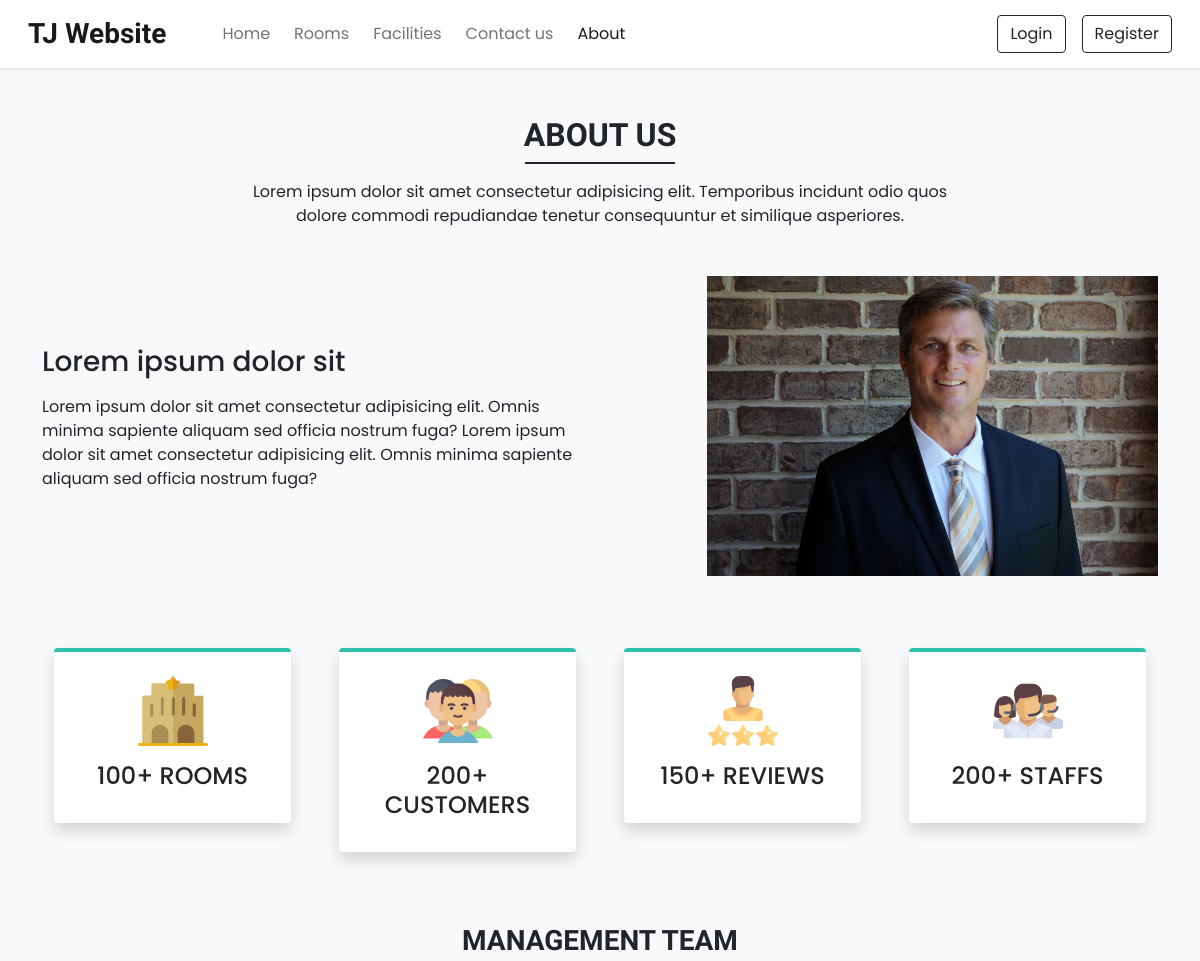
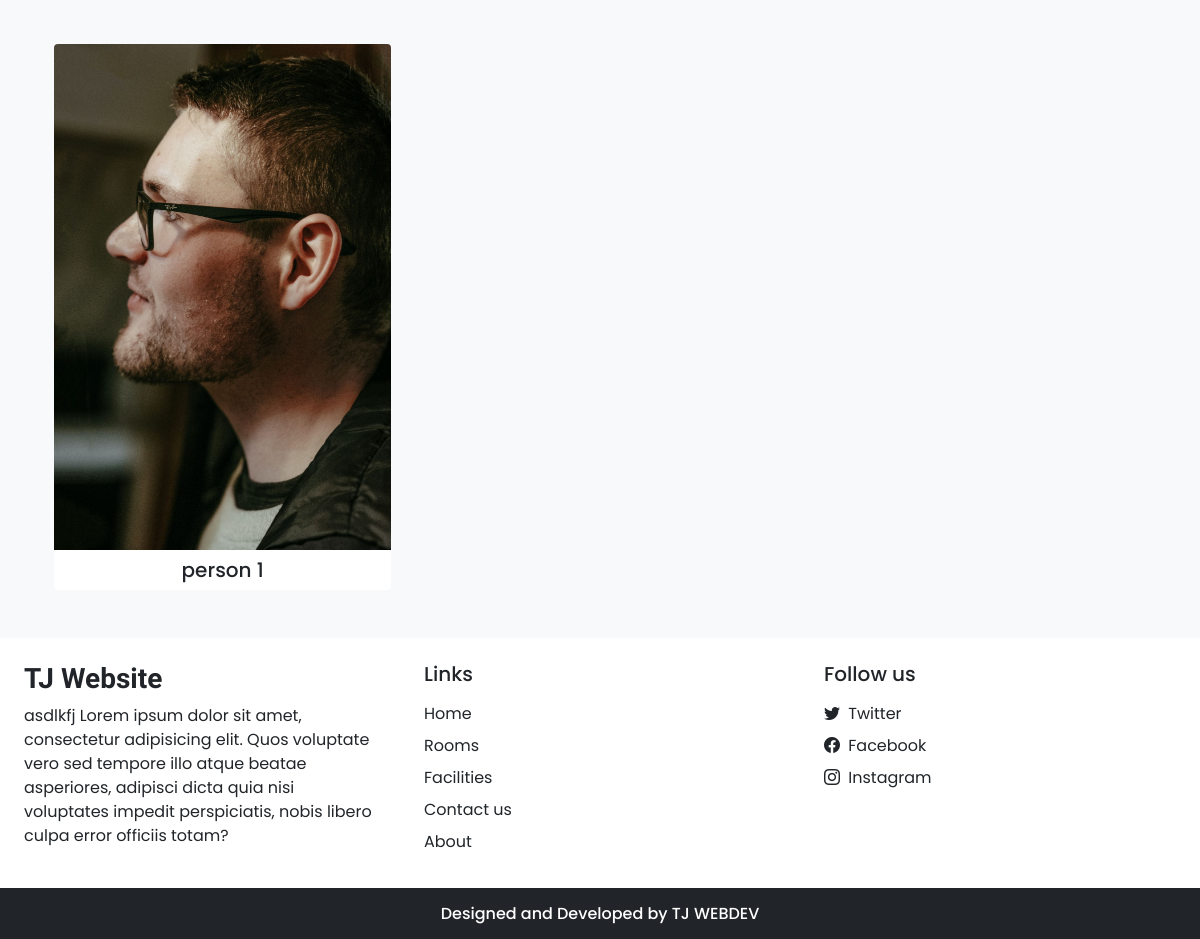
Page /about.php on the committed database (2 pictures, top to bottom).
### tables this page shows
CREATE TABLE `settings` (
  `sr_no` int(11) NOT NULL,
  `site_title` varchar(50) NOT NULL,
  `site_about` varchar(250) NOT NULL,
  `shutdown` tinyint(1) NOT NULL
);

CREATE TABLE `team_details` (
  `sr_no` int(11) NOT NULL,
  `name` varchar(50) NOT NULL,
  `picture` varchar(150) NOT NULL
);

### admin/inc/db_config.php (called while the page is built, shortened)
<?php
  function selectAll($table)
  {
    $con = $GLOBALS['con'];
    $res = mysqli_query($con,"SELECT * FROM $table");
    return $res;
  }
  function select($sql,$values,$datatypes)
  {
    $con = $GLOBALS['con'];
    if($stmt = mysqli_prepare($con,$sql))
    {
      mysqli_stmt_bind_param($stmt,$datatypes,...$values);
      if(mysqli_stmt_execute($stmt)){
        $res = mysqli_stmt_get_result($stmt);
        return $res;
      }
      else{
        mysqli_stmt_close($stmt);
        die("Query cannot be executed - Select");
      }
    }
    else{
      die("Query cannot be prepared - Select");
    }
  }
?>

### about.php (the view, shortened to what this page needs)
<!DOCTYPE html>
<html lang="en">
<head>
  <link  rel="stylesheet" href="https://unpkg.com/swiper@7/swiper-bundle.min.css">
  <?php require('inc/links.php'); ?>
</head>
<body class="bg-light">
  <?php require('inc/header.php'); ?>
  <div class="my-5 px-4">
    <h2 class="fw-bold h-font text-center">ABOUT US</h2>
    <div class="h-line bg-dark"></div>
    <p class="text-center mt-3">
      Lorem ipsum dolor sit amet consectetur adipisicing elit.
      Temporibus incidunt odio quos <br> dolore commodi repudiandae
      tenetur consequuntur et similique asperiores.
    </p>
  </div>
  <div class="container">
    <div class="row justify-content-between align-items-center">
      <div class="col-lg-6 col-md-5 mb-4 order-lg-1 order-md-1 order-2">
        <h3 class="mb-3">Lorem ipsum dolor sit</h3>
        <p>
          Lorem ipsum dolor sit amet consectetur adipisicing elit.
          Omnis minima sapiente aliquam sed officia nostrum fuga?
          Lorem ipsum dolor sit amet consectetur adipisicing elit.
          Omnis minima sapiente aliquam sed officia nostrum fuga?
        </p>
      </div>
      <div class="col-lg-5 col-md-5 mb-4 order-lg-2 order-md-2 order-1">
        <img src="images/about/about.jpg" class="w-100">
      </div>
    </div>
  </div>
  <div class="container mt-5">
    <div class="row">
      <div class="col-lg-3 col-md-6 mb-4 px-4">
        <div class="bg-white rounded shadow p-4 border-top border-4 text-center box">
          <img src="images/about/hotel.svg" width="70px">
          <h4 class="mt-3">100+ ROOMS</h4>
        </div>
      </div>
      <div class="col-lg-3 col-md-6 mb-4 px-4">
        <div class="bg-white rounded shadow p-4 border-top border-4 text-center box">
          <img src="images/about/customers.svg" width="70px">
          <h4 class="mt-3">200+ CUSTOMERS</h4>
        </div>
      </div>
      <div class="col-lg-3 col-md-6 mb-4 px-4">
        <div class="bg-white rounded shadow p-4 border-top border-4 text-center box">
          <img src="images/about/rating.svg" width="70px">
          <h4 class="mt-3">150+ REVIEWS</h4>
        </div>
      </div>
      <div class="col-lg-3 col-md-6 mb-4 px-4">
        <div class="bg-white rounded shadow p-4 border-top border-4 text-center box">
          <img src="images/about/staff.svg" width="70px">
          <h4 class="mt-3">200+ STAFFS</h4>
        </div>
      </div>
    </div>
  </div>
  <h3 class="my-5 fw-bold h-font text-center">MANAGEMENT TEAM</h3>
  <div class="container px-4">
    <div class="swiper mySwiper">
      <div class="swiper-wrapper mb-5">
        <?php
          $about_r = selectAll('team_details');
          $path=ABOUT_IMG_PATH;
          while($row = mysqli_fetch_assoc($about_r)){
            echo<<<data
              <div class="swiper-slide bg-white text-center overflow-hidden rounded">
                <img src="$path$row[picture]" class="w-100">
                <h5 class="mt-2">$row[name]</h5>
              </div>
            data;
          }
        ?>
      </div>
    </div>
  </div>
  <?php require('inc/footer.php'); ?>
</body>
</html>

### inc/header.php (shortened to what this page needs)
<nav id="nav-bar" class="navbar navbar-expand-lg navbar-light bg-white px-lg-3 py-lg-2 shadow-sm sticky-top">
  <div class="container-fluid">
    <a class="navbar-brand me-5 fw-bold fs-3 h-font" href="index.php"><?php echo $settings_r['site_title'] ?></a>
    <div class="collapse navbar-collapse" id="navbarSupportedContent">
      <ul class="navbar-nav me-auto mb-2 mb-lg-0">
        <li class="nav-item">
          <a class="nav-link me-2" href="index.php">Home</a>
        </li>
        <li class="nav-item">
          <a class="nav-link me-2" href="rooms.php">Rooms</a>
        </li>
        <li class="nav-item">
          <a class="nav-link me-2" href="facilities.php">Facilities</a>
        </li>
        <li class="nav-item">
          <a class="nav-link me-2" href="contact.php">Contact us</a>
        </li>
        <li class="nav-item">
          <a class="nav-link" href="about.php">About</a>
        </li>
      </ul>
      <div class="d-flex">
        <?php
          if(isset($_SESSION['login']) && $_SESSION['login']==true)
          {
            $path = USERS_IMG_PATH;
            echo<<<data
              <div class="btn-group">
                <button type="button" class="btn btn-outline-dark shadow-none dropdown-toggle" data-bs-toggle="dropdown" data-bs-display="static" aria-expanded="false">
                  <img src="$path$_SESSION[uPic]" style="width: 25px; height: 25px;" class="me-1 rounded-circle">
                  $_SESSION[uName]
                </button>
                <ul class="dropdown-menu dropdown-menu-lg-end">
                  <li><a class="dropdown-item" href="profile.php">Profile</a></li>
                  <li><a class="dropdown-item" href="bookings.php">Bookings</a></li>
                  <li><a class="dropdown-item" href="logout.php">Logout</a></li>
                </ul>
              </div>
            data;
          }
          else
          {
            echo<<<data
              <button type="button" class="btn btn-outline-dark shadow-none me-lg-3 me-2" data-bs-toggle="modal" data-bs-target="#loginModal">
                Login
              </button>
              <button type="button" class="btn btn-outline-dark shadow-none" data-bs-toggle="modal" data-bs-target="#registerModal">
                Register
              </button>
            data;
          }
        ?>
      </div>
    </div>
  </div>
</nav>

### inc/footer.php (shortened to what this page needs)
<div class="container-fluid bg-white mt-5">
  <div class="row">
    <div class="col-lg-4 p-4">
      <h3 class="h-font fw-bold fs-3 mb-2"><?php echo $settings_r['site_title'] ?></h3>
      <p>
        <?php echo $settings_r['site_about'] ?>
      </p>
    </div>
    <div class="col-lg-4 p-4">
      <h5 class="mb-3">Links</h5>
      <a href="index.php" class="d-inline-block mb-2 text-dark text-decoration-none">Home</a> <br>
      <a href="rooms.php" class="d-inline-block mb-2 text-dark text-decoration-none">Rooms</a> <br>
      <a href="facilities.php" class="d-inline-block mb-2 text-dark text-decoration-none">Facilities</a> <br>
      <a href="contact.php" class="d-inline-block mb-2 text-dark text-decoration-none">Contact us</a> <br>
      <a href="about.php" class="d-inline-block mb-2 text-dark text-decoration-none">About</a>
    </div>
    <div class="col-lg-4 p-4">
        <h5 class="mb-3">Follow us</h5>
        <?php
          if($contact_r['tw']!=''){
            echo<<<data
              <a href="$contact_r[tw]" class="d-inline-block text-dark text-decoration-none mb-2">
                <i class="bi bi-twitter me-1"></i> Twitter
              </a><br>
            data;
          }
        ?>
        <a href="<?php echo $contact_r['fb'] ?>" class="d-inline-block text-dark text-decoration-none mb-2">
          <i class="bi bi-facebook me-1"></i> Facebook
        </a><br>
        <a href="<?php echo $contact_r['insta'] ?>" class="d-inline-block text-dark text-decoration-none">
          <i class="bi bi-instagram me-1"></i> Instagram
        </a><br>
    </div>
  </div>
</div>
<h6 class="text-center bg-dark text-white p-3 m-0">Designed and Developed by TJ WEBDEV</h6>

### css/common.css (style rules this page uses)
:root { --teal: #2ec1ac; --teal_hover: #279e8c; }
* { font-family: 'Poppins', sans-serif; }
.h-font { font-family: 'Merienda', cursive; }
.h-line { width: 150px; margin: 0 auto; height: 1.7px; }

### about.php (style rules this page uses)
.box { border-top-color: var(--teal) !important; }

### rows in the picture
settings: site_title "TJ Website", site_about "asdlkfj Lorem ipsum dolor sit amet, consectetur adipisicing elit. Quos voluptate vero sed tempore illo atque beatae asperiores, adipisci dicta quia nisi voluptates impedit perspiciatis, nobis libero culpa error officiis totam?"
team_details: picture (picture), name "person 1"
